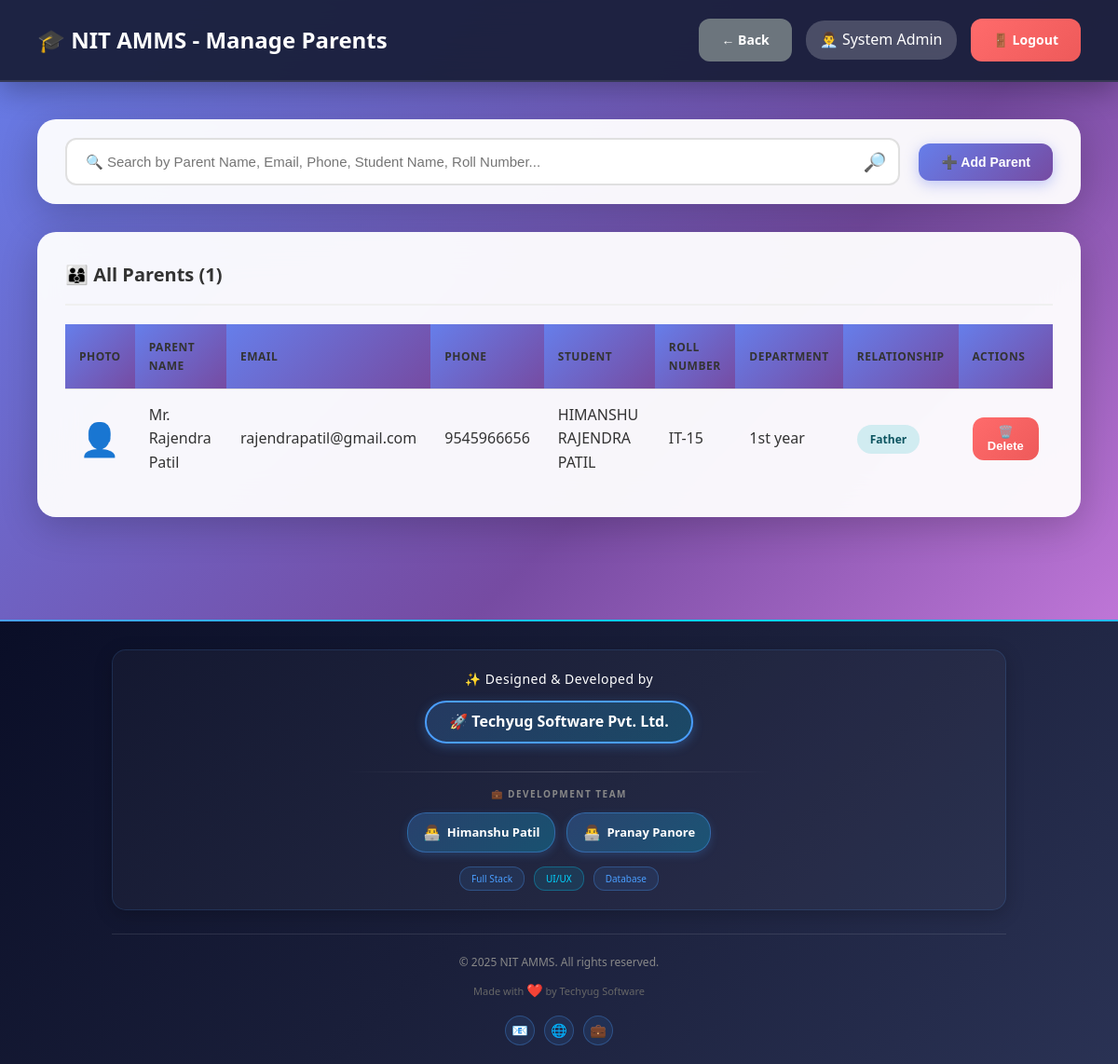
Screenshot of /admin/manage_parents.php (signed in) with the database file from the repository.
### tables this page shows
CREATE TABLE `users` (
  `id` int(11) NOT NULL,
  `username` varchar(50) NOT NULL,
  `password` varchar(255) NOT NULL,
  `full_name` varchar(100) NOT NULL,
  `email` varchar(100) NOT NULL,
  `phone` varchar(15) DEFAULT NULL,
  `photo` varchar(255) DEFAULT NULL,
  `role` enum('admin','hod','teacher') NOT NULL,
  `department_id` int(11) DEFAULT NULL,
  `is_active` tinyint(1) DEFAULT 1,
  `created_at` timestamp NOT NULL DEFAULT current_timestamp()
);

CREATE TABLE `parents` (
  `id` int(11) NOT NULL,
  `parent_name` varchar(100) NOT NULL,
  `email` varchar(100) NOT NULL,
  `phone` varchar(15) NOT NULL,
  `photo` varchar(255) DEFAULT NULL,
  `password` varchar(255) NOT NULL,
  `student_id` int(11) NOT NULL,
  `relationship` enum('father','mother','guardian') NOT NULL,
  `created_at` timestamp NOT NULL DEFAULT current_timestamp()
);

CREATE TABLE `students` (
  `id` int(11) NOT NULL,
  `roll_number` varchar(50) NOT NULL,
  `full_name` varchar(100) NOT NULL,
  `email` varchar(100) NOT NULL,
  `phone` varchar(15) DEFAULT NULL,
  `photo` varchar(255) DEFAULT NULL,
  `password` varchar(255) NOT NULL,
  `department_id` int(11) NOT NULL,
  `class_id` int(11) NOT NULL,
  `year` int(11) NOT NULL,
  `semester` int(11) NOT NULL,
  `admission_year` varchar(10) DEFAULT NULL,
  `is_active` tinyint(1) DEFAULT 1,
  `created_at` timestamp NOT NULL DEFAULT current_timestamp()
);

CREATE TABLE `departments` (
  `id` int(11) NOT NULL,
  `dept_name` varchar(100) NOT NULL,
  `dept_code` varchar(20) NOT NULL,
  `hod_id` int(11) DEFAULT NULL,
  `created_at` timestamp NOT NULL DEFAULT current_timestamp()
);

### db.php (called while the page is built, shortened)
<?php
$conn = new mysqli(DB_HOST, DB_USER, DB_PASS, DB_NAME);
$conn->set_charset("utf8mb4");
$conn->query("SET time_zone = '+05:30'");
function isLoggedIn() {
    return isset($_SESSION['user_id']) && isset($_SESSION['role']);
}
function getCurrentUser() {
    global $conn;
    $user_id = $_SESSION['user_id'];
    $role = $_SESSION['role'];
    if ($role === 'student') {
        $query = "SELECT * FROM students WHERE id = ?";
    } elseif ($role === 'parent') {
        $query = "SELECT * FROM parents WHERE id = ?";
    } else {
        $query = "SELECT * FROM users WHERE id = ?";
    }
    $stmt = $conn->prepare($query);
    $stmt->bind_param("i", $user_id);
    $stmt->execute();
    $result = $stmt->get_result();
    return $result->fetch_assoc();
}
?>

### admin/manage_parents.php (the view, shortened to what this page needs)
<?php
require_once '../db.php';
$user = getCurrentUser();
$parents_query = "SELECT p.*, s.roll_number, s.full_name as student_name, d.dept_name
                  FROM parents p
                  JOIN students s ON p.student_id = s.id
                  LEFT JOIN departments d ON s.department_id = d.id
                  ORDER BY p.parent_name";
$parents = $conn->query($parents_query);
?>
<!DOCTYPE html>
<html lang="en">
<head>
    <link rel="stylesheet" href="../assets/style.css">
</head>
<body>
    <nav class="navbar">
        <div>
            <h1>🎓 NIT AMMS - Manage Parents</h1>
        </div>
        <div class="user-info">
            <a href="index.php" class="btn btn-secondary">← Back</a>
            <span>👨‍💼 <?php echo htmlspecialchars($user['full_name']); ?></span>
            <a href="../logout.php" class="btn btn-danger">🚪 Logout</a>
        </div>
    </nav>
    <div class="main-content">
        <div class="search-bar-container">
            <div class="search-wrapper">
                <input type="text" id="searchInput" placeholder="🔍 Search by Parent Name, Email, Phone, Student Name, Roll Number...">
                <span class="search-icon">🔎</span>
            </div>
            <button class="btn btn-primary" onclick="openModal()">➕ Add Parent</button>
        </div>
        <div class="table-container">
            <h3 style="margin-bottom: 20px; font-size: 20px; color: #333;">👨‍👩‍👦 All Parents (<?php echo $parents->num_rows; ?>)</h3>
            <table id="parentsTable">
                <thead>
                    <tr>
                        <th>Photo</th>
                        <th>Parent Name</th>
                        <th>Email</th>
                        <th>Phone</th>
                        <th>Student</th>
                        <th>Roll Number</th>
                        <th>Department</th>
                        <th>Relationship</th>
                        <th>Actions</th>
                    </tr>
                </thead>
                <tbody>
                    <?php
                    if ($parents->num_rows > 0) {
                        $parents->data_seek(0);
                        while ($parent = $parents->fetch_assoc()):
                    ?>
                    <tr>
                        <td>
                            <?php if (!empty($parent['photo']) && file_exists("../uploads/parents/" . $parent['photo'])): ?>
                                <img src="../uploads/parents/<?php echo htmlspecialchars($parent['photo']); ?>"
                                     alt="Photo" class="profile-photo">
                            <?php else: ?>
                                <span style="font-size: 35px;">👤</span>
                            <?php endif; ?>
                        </td>
                        <td><?php echo htmlspecialchars($parent['parent_name']); ?></td>
                        <td><?php echo htmlspecialchars($parent['email']); ?></td>
                        <td><?php echo htmlspecialchars($parent['phone']); ?></td>
                        <td><?php echo htmlspecialchars($parent['student_name']); ?></td>
                        <td><?php echo htmlspecialchars($parent['roll_number']); ?></td>
                        <td><?php echo htmlspecialchars($parent['dept_name']); ?></td>
                        <td><span class="badge badge-info"><?php echo ucfirst($parent['relationship']); ?></span></td>
                        <td>
                            <form method="POST" style="display:inline;" onsubmit="return confirm('Are you sure you want to delete this parent?');">
                                <button type="submit" name="delete_parent" class="btn btn-danger btn-sm">🗑️ Delete</button>
                            </form>
                        </td>
                    </tr>
                    <?php
                        endwhile;
                    } else {
                        echo '<tr><td colspan="9" style="text-align:center; padding: 40px; color: #999;">No parents found. Click "Add Parent" to get started.</td></tr>';
                    }
                    ?>
                </tbody>
            </table>
        </div>
    </div>
    <div style="background: linear-gradient(135deg, #0a0e27 0%, #1a1f3a 50%, #2a3254 100%); position: relative; overflow: hidden; margin-top: 40px;">
        <div style="height: 2px; background: linear-gradient(90deg, #4a9eff, #00d4ff, #4a9eff, #00d4ff); background-size: 200% 100%;"></div>
        <div style="max-width: 1000px; margin: 0 auto; padding: 30px 20px 20px;">
            <div style="background: rgba(255, 255, 255, 0.03); padding: 20px 20px; border-radius: 15px; border: 1px solid rgba(74, 158, 255, 0.15); text-align: center; box-shadow: 0 5px 20px rgba(0, 0, 0, 0.2);">
                <p style="color: #ffffff; font-size: 14px; margin: 0 0 12px; font-weight: 500; letter-spacing: 0.5px; font-family: 'Segoe UI', Tahoma, Geneva, Verdana, sans-serif;">✨ Designed & Developed by</p>
                <a href="https://himanshufullstackdeveloper.github.io/techyugsoftware/" style="display: inline-block; color: #ffffff; font-size: 16px; font-weight: 700; text-decoration: none; padding: 8px 24px; border: 2px solid #4a9eff; border-radius: 30px; background: linear-gradient(135deg, rgba(74, 158, 255, 0.2), rgba(0, 212, 255, 0.2)); box-shadow: 0 3px 12px rgba(74, 158, 255, 0.3); margin-bottom: 15px; font-family: 'Segoe UI', Tahoma, Geneva, Verdana, sans-serif;">
                    🚀 Techyug Software Pvt. Ltd.
                </a>
                <div style="width: 50%; height: 1px; background: linear-gradient(90deg, transparent, rgba(255, 255, 255, 0.2), transparent); margin: 15px auto;"></div>
                <p style="color: #888; font-size: 10px; margin: 0 0 12px; text-transform: uppercase; letter-spacing: 1.5px; font-weight: 600; font-family: 'Segoe UI', Tahoma, Geneva, Verdana, sans-serif;">💼 Development Team</p>
                <div style="display: flex; justify-content: center; gap: 12px; flex-wrap: wrap; margin-top: 12px;">
                    <a href="https://himanshufullstackdeveloper.github.io/portfoilohimanshu/" style="color: #ffffff; font-size: 13px; text-decoration: none; padding: 8px 16px; background: linear-gradient(135deg, rgba(74, 158, 255, 0.25), rgba(0, 212, 255, 0.25)); border-radius: 20px; border: 1px solid rgba(74, 158, 255, 0.4); display: inline-flex; align-items: center; gap: 6px; box-shadow: 0 3px 10px rgba(74, 158, 255, 0.2); font-family: 'Segoe UI', Tahoma, Geneva, Verdana, sans-serif;">
                        <span style="font-size: 16px;">👨‍💻</span>
                        <span style="font-weight: 600;">Himanshu Patil</span>
                    </a>
                    <a href="https://devpranaypanore.github.io/Pranaypanore-live-.html/" style="color: #ffffff; font-size: 13px; text-decoration: none; padding: 8px 16px; background: linear-gradient(135deg, rgba(74, 158, 255, 0.25), rgba(0, 212, 255, 0.25)); border-radius: 20px; border: 1px solid rgba(74, 158, 255, 0.4); display: inline-flex; align-items: center; gap: 6px; box-shadow: 0 3px 10px rgba(74, 158, 255, 0.2); font-family: 'Segoe UI', Tahoma, Geneva, Verdana, sans-serif;">
                        <span style="font-size: 16px;">👨‍💻</span>
                        <span style="font-weight: 600;">Pranay Panore</span>
                    </a>
                </div>
                <div style="margin-top: 15px; display: flex; justify-content: center; gap: 10px; flex-wrap: wrap;">
                    <span style="color: #4a9eff; font-size: 10px; padding: 4px 12px; background: rgba(74, 158, 255, 0.1); border-radius: 12px; border: 1px solid rgba(74, 158, 255, 0.3); font-family: 'Segoe UI', Tahoma, Geneva, Verdana, sans-serif;">Full Stack</span>
                    <span style="color: #00d4ff; font-size: 10px; padding: 4px 12px; background: rgba(0, 212, 255, 0.1); border-radius: 12px; border: 1px solid rgba(0, 212, 255, 0.3); font-family: 'Segoe UI', Tahoma, Geneva, Verdana, sans-serif;">UI/UX</span>
                    <span style="color: #4a9eff; font-size: 10px; padding: 4px 12px; background: rgba(74, 158, 255, 0.1); border-radius: 12px; border: 1px solid rgba(74, 158, 255, 0.3); font-family: 'Segoe UI', Tahoma, Geneva, Verdana, sans-serif;">Database</span>
                </div>
            </div>
            <div style="margin-top: 25px; padding-top: 20px; border-top: 1px solid rgba(255, 255, 255, 0.1); text-align: center;">
                <p style="color: #888; font-size: 12px; margin: 0 0 10px; font-family: 'Segoe UI', Tahoma, Geneva, Verdana, sans-serif;">© 2025 NIT AMMS. All rights reserved.</p>
                <p style="color: #666; font-size: 11px; margin: 0; font-family: 'Segoe UI', Tahoma, Geneva, Verdana, sans-serif;">
                    Made with <span style="color: #ff4757; font-size: 14px;">❤️</span> by Techyug Software
                </p>
                <div style="margin-top: 15px; display: flex; justify-content: center; gap: 10px;">
                    <a href="#" style="width: 32px; height: 32px; display: inline-flex; align-items: center; justify-content: center; background: rgba(74, 158, 255, 0.1); border: 1px solid rgba(74, 158, 255, 0.3); border-radius: 50%; color: #4a9eff; text-decoration: none; font-size: 14px;">📧</a>
                    <a href="#" style="width: 32px; height: 32px; display: inline-flex; align-items: center; justify-content: center; background: rgba(74, 158, 255, 0.1); border: 1px solid rgba(74, 158, 255, 0.3); border-radius: 50%; color: #4a9eff; text-decoration: none; font-size: 14px;">🌐</a>
                    <a href="#" style="width: 32px; height: 32px; display: inline-flex; align-items: center; justify-content: center; background: rgba(74, 158, 255, 0.1); border: 1px solid rgba(74, 158, 255, 0.3); border-radius: 50%; color: #4a9eff; text-decoration: none; font-size: 14px;">💼</a>
                </div>
            </div>
        </div>
    </div>
</body>
</html>

### rows the page displays
users: full_name "System Admin"
parents: parent_name "Mr. Rajendra Patil", email "rajendrapatil@gmail.com", phone "9545966656", student.full_name "HIMANSHU RAJENDRA PATIL", student.roll_number "IT-15", departments.dept_name "1st year", relationship "Father"

### other values shown
$parents->num_rows "1"
